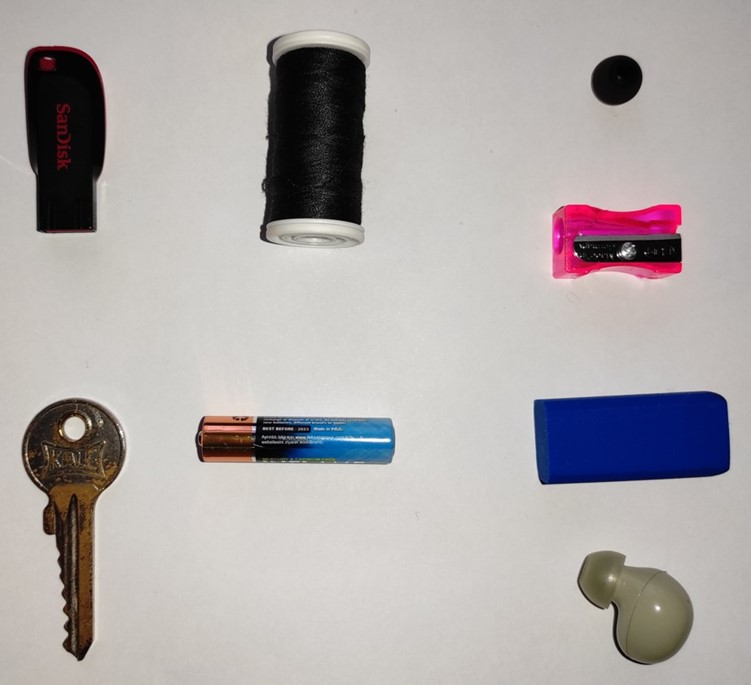
%> input picture E27/8.jpg, 751 x 685 px
$ octave E27.m   (GNU Octave 9; MATLAB toolbox functions it lacks are replaced by stand-ins)
%> lines starting %> are read from the running program, lines starting %| are printed output that depends on the picture; in (x1, y1, x2, y2) boxes, pixels count from 0 and x2, y2 are one past the last pixel; in counts of white or black regions, pixels touching at a corner belong together; the program's own positions count from 1
clc; clear; close all; warning off all;
I=imread("8.jpg");
%> I is the input picture: size 685x751x3 uint8; mean R, G, B 175.2, 170.1, 170
j=rgb2gray(I);
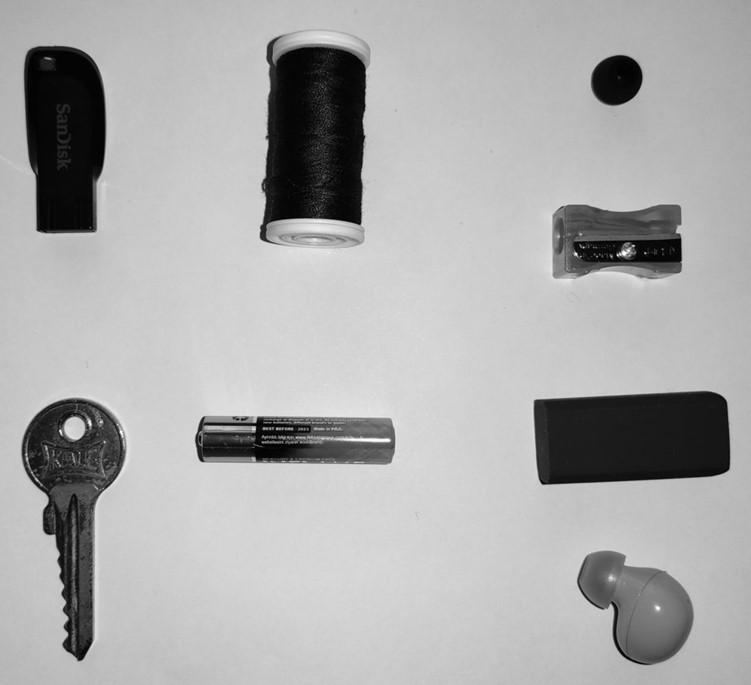
%> j: size 685x751 uint8; min 0, max 254, mean 171.6
k=imbinarize(j,.55);
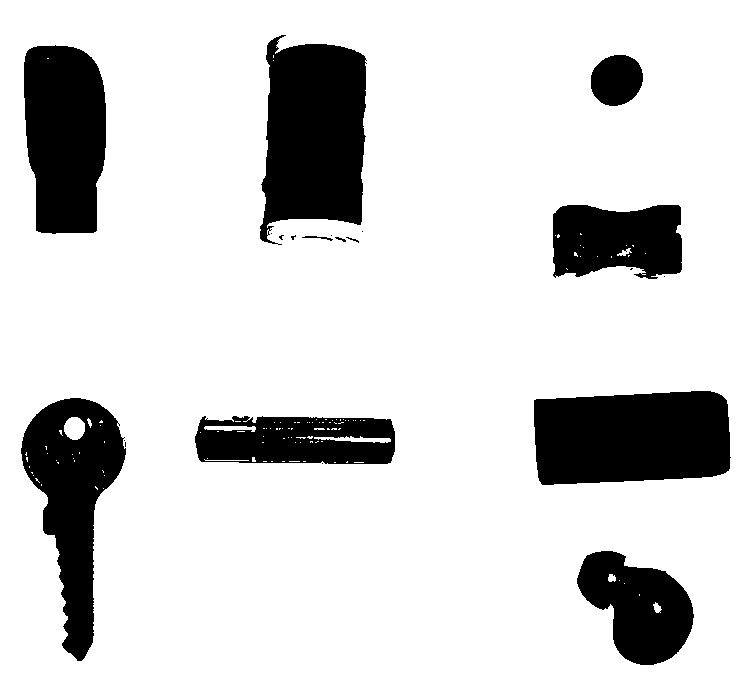
%> k: size 685x751 logical; 83.1% white; 21 black regions (10 under 20 px), largest, box (x1, y1, x2, y2) and area: (260, 35, 367, 245) 17119, (534, 391, 731, 485) 16572, (21, 398, 126, 661) 13432
L=imcomplement(k);
m=bwareaopen(L,100);
[label,n]=bwlabel(m);
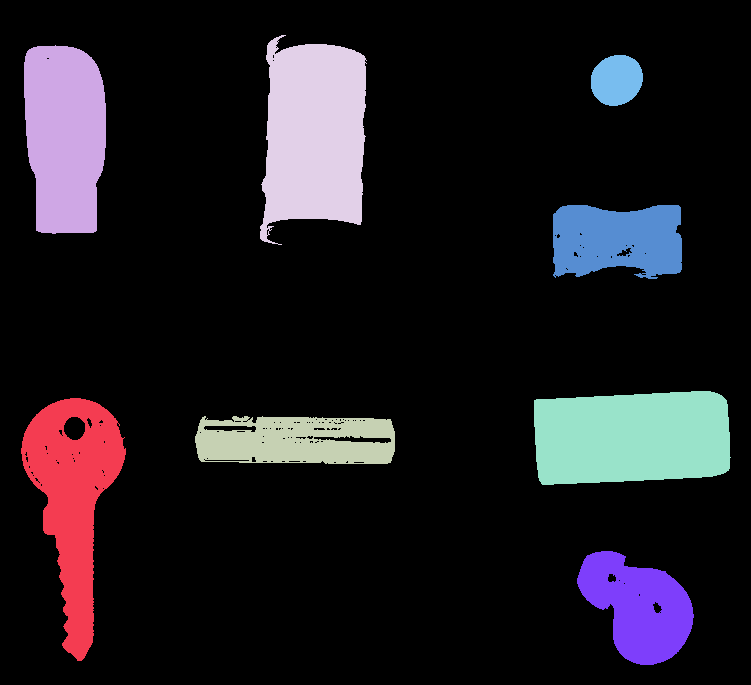
%> label: size 685x751 double; 9 distinct labels, from 0 to 8; one colour per label, 0 black
%> n = 8
N=label2rgb(label);
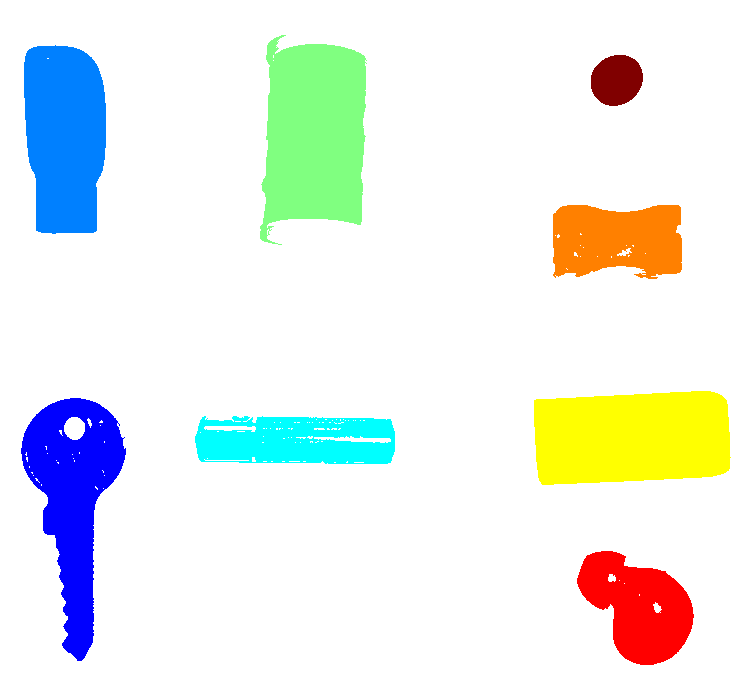
%> N: size 685x751x3 uint8; mean R, G, B 233, 237.9, 233.4
figure,imshow(N,[]);
stats=regionprops(label,'Area','Centroid');
%> stats = 8 regions; Area and Centroid: 17119 [315.1 135], 16572 [632.4 438.2], 13432 [74.4 499.6], 13269 [65.5 137], 8303 [639.1 607.5], 8112 [617.9 240.6], 8060 [296.9 441.4], 2095 [617.3 80.7]
for k=1:n
  area=stats(k).Area;
    centroid=stats(k).Centroid;
text(centroid(1), centroid(2)-12, num2str(k), 'color', 'k', 'Fontsize', 12, 'FontWeight', 'bold');
text(centroid(1)-12, centroid(2)+12, num2str(area), 'color', 'k', 'Fontsize', 12, 'FontWeight', 'bold');
end
%> this loop made 8 passes
%> (area, centroid) on passes 1 to 8: (13432, [74.39 499.6]), (13269, [65.45 137]), (8060, [296.9 441.4]), (17119, [315.1 135]), (16572, [632.4 438.2]), (8112, [617.9 240.6]), (8303, [639.1 607.5]), (2095, [617.3 80.73])
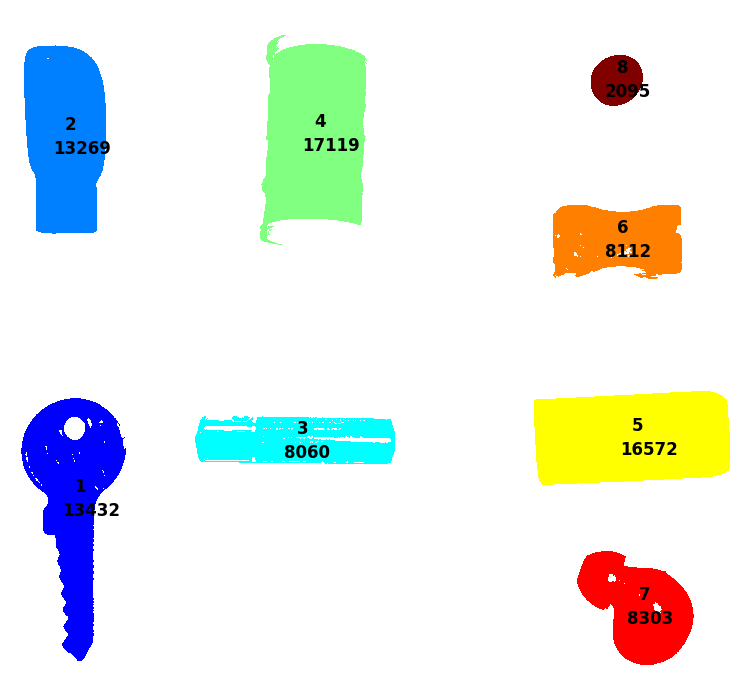
%> figure redrawn from the program's plot data
p=bwareafilt(m,1,'smallest');
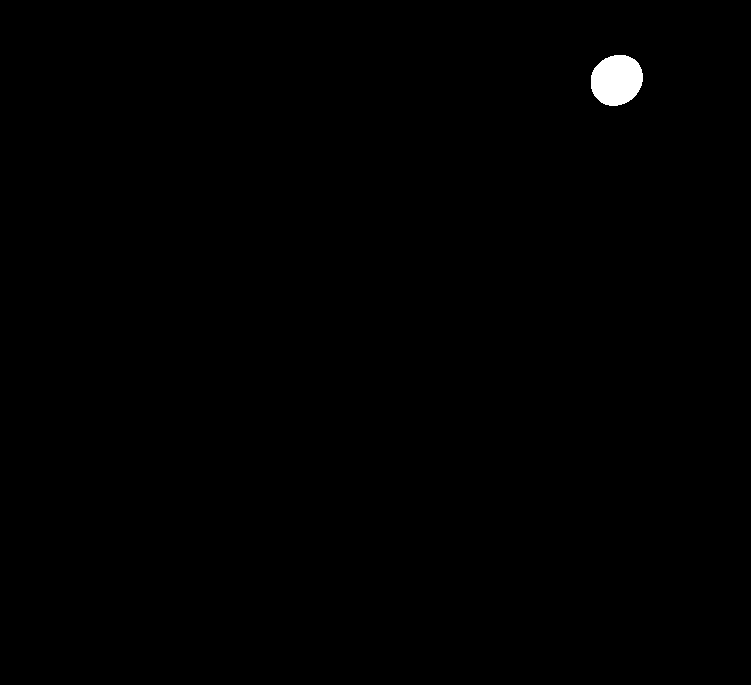
%> p: size 685x751 logical; 0.41% white; 1 white region, box (x1, y1, x2, y2) and area: (591, 55, 643, 106) 2095
o=bwareafilt(m,1,'largest');
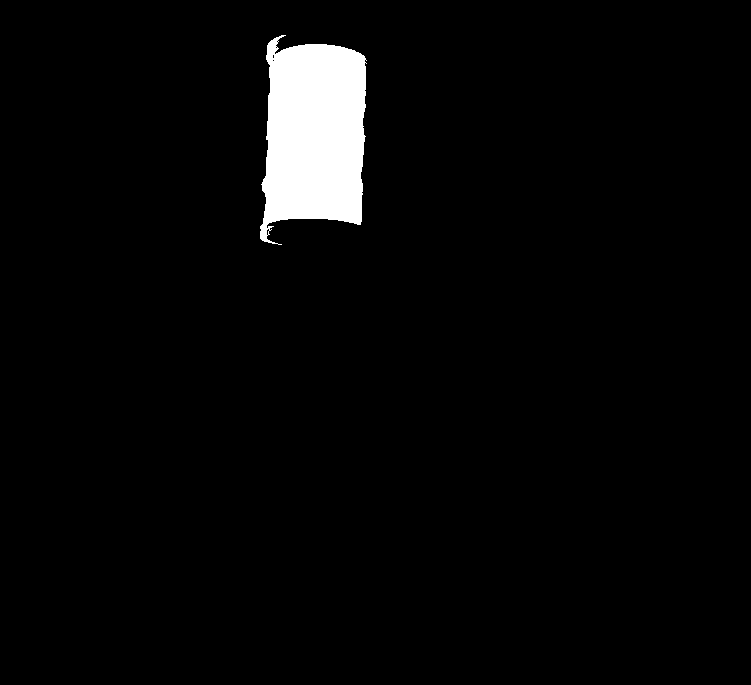
%> o: size 685x751 logical; 3.3% white; 1 white region, box (x1, y1, x2, y2) and area: (260, 35, 367, 245) 17119
figure,imshow(p),title("EN KÜÇÜK")
figure,imshow(o),title("EN BÜYÜK")
